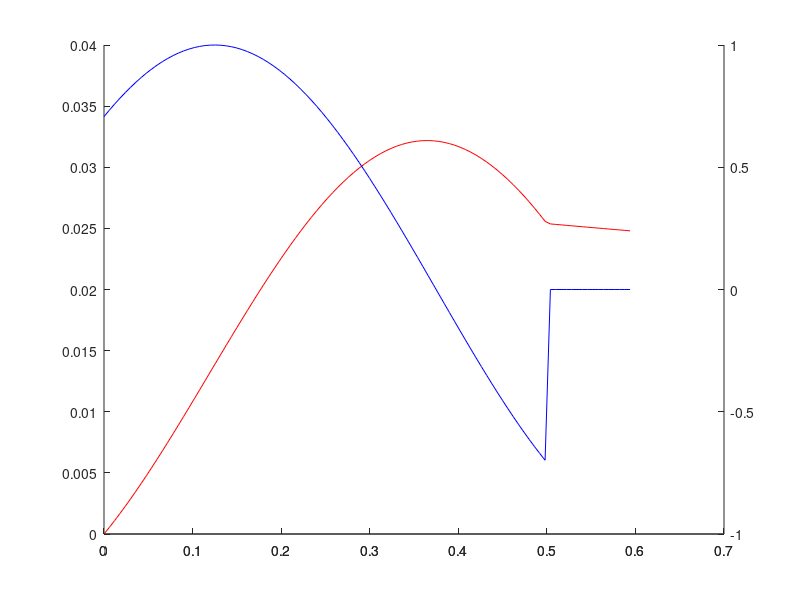
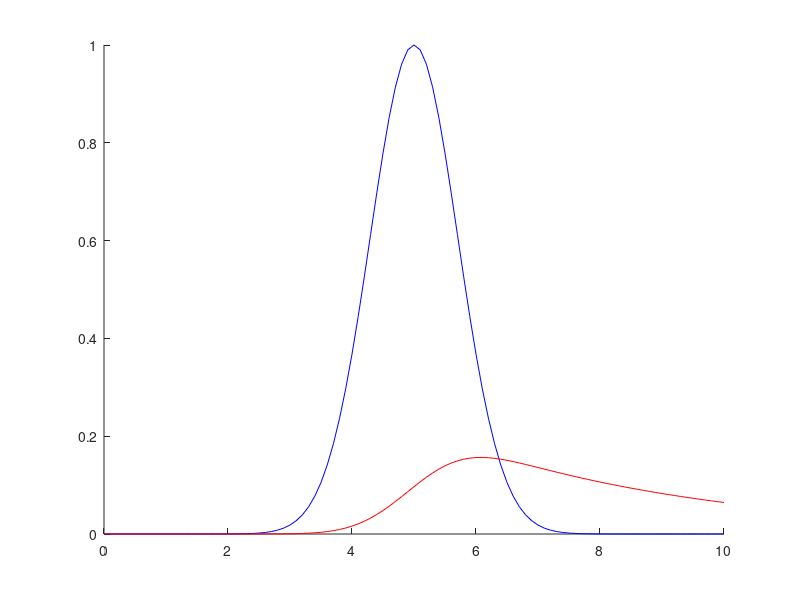
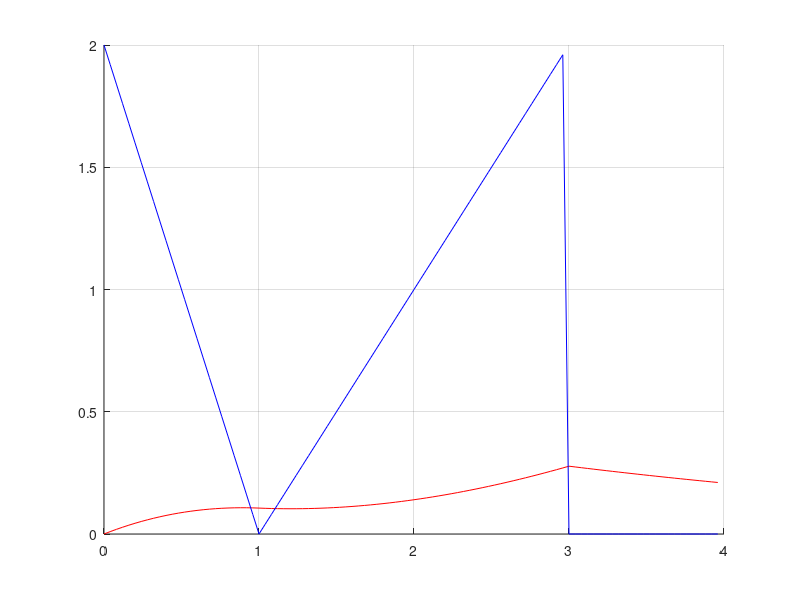

Source code (MATLAB) for these figures, in order: (Note: this script raises an error after producing the figures.)
global cnt A fi tau sigm omg t0


A = 1.0;
fi = pi ./ 4.0;
sigm = 1.0;
t0 = 5.0;
tau = 4.0;
omg = pi .* 2.0;


xFile1 = fopen('data/x1.txt', 'r');
xFile2 = fopen('data/x2.txt', 'r');
xFile3 = fopen('data/x3.txt', 'r');
yFile1 = fopen('data/y1.txt', 'r');
yFile2 = fopen('data/y2.txt', 'r');
yFile3 = fopen('data/y3.txt', 'r');
sFile1 = fopen('data/s1.txt', 'r');
sFile2 = fopen('data/s2.txt', 'r');
sFile3 = fopen('data/s3.txt', 'r');
y1 = fscanf(yFile1, '%lf', Inf);
y2 = fscanf(yFile2, '%lf', Inf);
y3 = fscanf(yFile3, '%lf', Inf);
s1 = fscanf(sFile1, '%lf', Inf);
s2 = fscanf(sFile2, '%lf', Inf);
s3 = fscanf(sFile3, '%lf', Inf);
x1 = fscanf(xFile1, "%lf", Inf);
x2 = fscanf(xFile2, "%lf", Inf);
x3 = fscanf(xFile3, "%lf", Inf);

fclose(yFile1);
fclose(yFile2);
fclose(yFile3);
fclose(sFile1);
fclose(sFile2);
fclose(sFile3);
fclose(xFile1);
fclose(xFile2);
fclose(xFile3);

fh_s1 = figure("name", "Signal one");
fh_s2 = figure("name", "Signal two");
fh_s3 = figure("name", "Signal three");
ah_s1 = axes(fh_s1);
ah_s12 = axes(fh_s1);

set(ah_s12, 'YAxisLocation', 'right');
ah_s2 = axes(fh_s2);

ah_s3 = axes(fh_s3);
grid on;
set(ah_s12, 'Color', 'none');

line(x1, y1, 'parent', ah_s1, 'color', 'r');
line(x1, s1, 'parent', ah_s12, 'color', 'b');
line(x2, s2, 'parent', ah_s2, 'color', 'b');
line(x2, y2, 'parent', ah_s2, 'color', 'r');
line(x3, y3, 'parent', ah_s3, 'color', 'r');
line(x3, s3, 'parent', ah_s3, 'color', 'b');



format longE
cnt = 0;
disp('quad:');
quad('v2', -pi ./ 2, pi ./ 2, 1e-6)
disp('function calls:');
format short
cnt


format longE
cnt = 0;
disp('quadl:');
quadl('v2', -pi ./ 2, pi ./ 2, 1e-6)
disp('function calls:');
format short
cnt

tpp = 0.0;
tpm = pi ./ omg;

y = y1;
s = s1;
tmax = 0.6;

x = linspace(0, tmax, length(x1));
y = x;
for i = 1:length(x)
	tau = x(i);
	if(x(i) < pi ./ omg)
		y(i) = s1_f(0) .* h(x(i)) + quad('fun', 0, x(i), 1e-6);
	else
		y(i) = s1_f(0) .* h(x(i)) + quad('fun', 0, 0.5 - 2 * eps, 1e-6) +s1_f(0.5 + 2 * eps) * h(x(i) - 0.5 - 2 * eps) + quad('fun', 0.5 + 2 * eps, x(i), 1e-6) - s1_f(0.5 - 2*eps) .* h(x(i) - 0.5 + 2*eps);
	end
end
disp('Difference between C++ and matlab data:')
disp('S1:')
norm(abs(y1 - y))

tmax = 10;
x = linspace(0, tmax, length(x2));
y = x;
for i = 1:length(x)
	tau = x(i);
	y(i) = s2_f(0) * h(x(i)) + quad('ds2', 0, x(i), 1e-6);
end
disp('S2:')
norm(abs(y2 - y))

tmax = 4;
x = linspace(0, tmax, length(x3));
y = y3;
for i = 1:length(x)
	tau = x(i);
	if(x(i) < 1)
		y(i) = s3_f(0) * h(x(i)) + quad('ds3', 0, x(i), 1e-6) - s3_f(1 - 2*eps) * h(x(i) - 1 - 2*eps);
	elseif(x(i) <= 3)
		y(i) = s3_f(0) * h(x(i)) + quad('ds3', 0, 1 - 2*eps, 1e-6) - s3_f(1 - 2*eps) * h(x(i) - 1 + 2*eps);
	else
		y(i) = s3_f(0) * h(x(i)) + quad('ds3', 0, 1 - 2*eps, 1e-6) - s3_f(1.0 - 2*eps) * h(x(i)-1-2*eps)+s3_f(1+2*eps) * h(x(i) - 1 - 2*eps) + quad('ds3', 1+2*eps, 3 - 2*eps, 1e-6) - s3_f(3 - 2*eps) * h(x(i)-3+2*eps);
	end
end
disp('S3:')
norm(abs(y3 - y))
